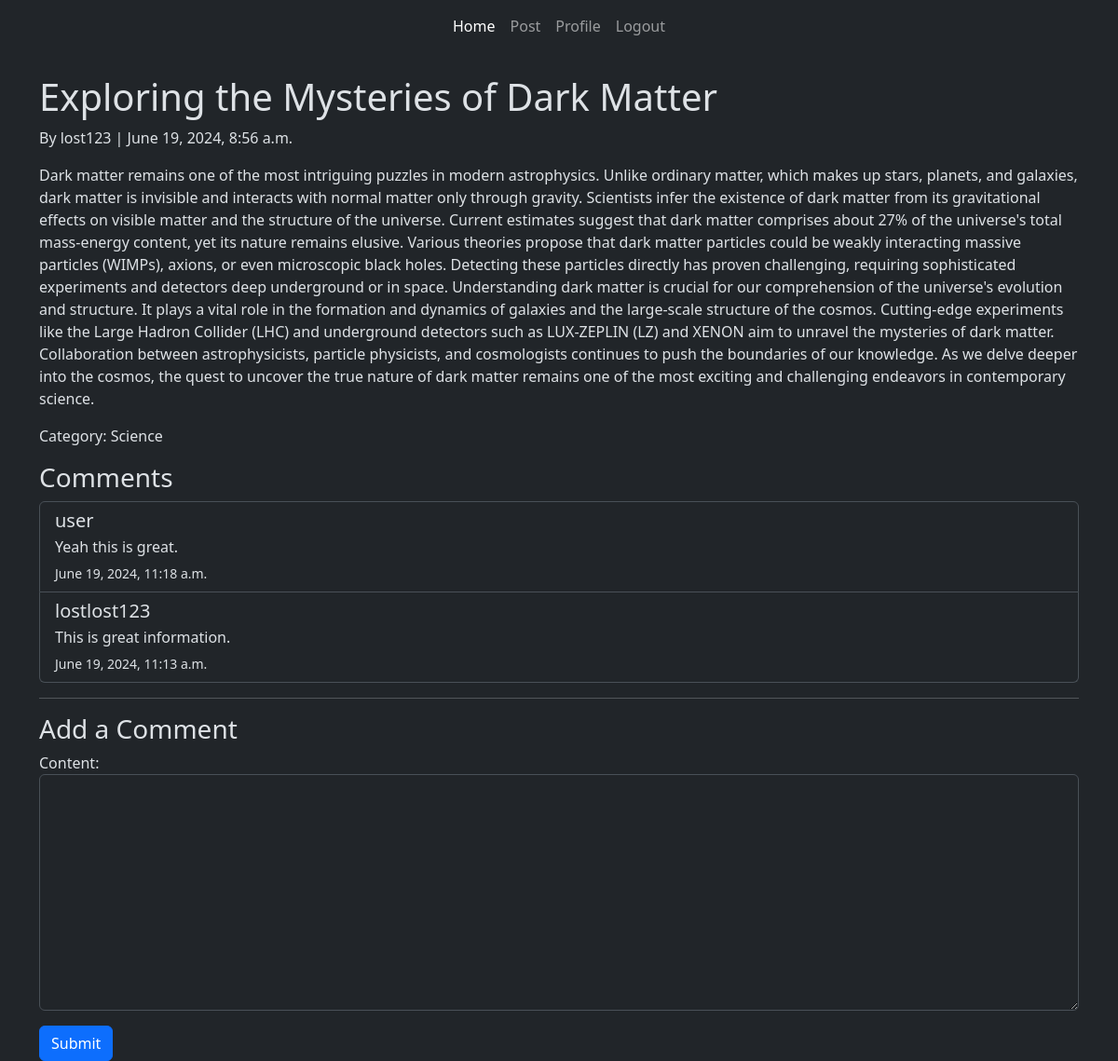
The app's page /post/the-crispr-revolution-editing-the-code-of-life/ (signed in) with its own data.
### mainapp/models.py (models this page shows, shortened)
class Post(models.Model):
    title = models.CharField(max_length=200)
    content = models.TextField()
    author = models.ForeignKey(User, on_delete=models.CASCADE)
    created_at = models.DateTimeField(auto_now_add=True)
    updated_at = models.DateTimeField(auto_now=True)
    slug = models.SlugField(max_length=200, unique=True, blank=True)
    published = models.BooleanField(default=False)
    category = models.ForeignKey(Category, on_delete=models.SET_NULL, null=True, blank=True)

class Category(models.Model):
    name = models.CharField(max_length=100)

class Comment(models.Model):
    post = models.ForeignKey(Post, related_name='comments', on_delete=models.CASCADE)
    author = models.ForeignKey(User, on_delete=models.CASCADE)
    content = models.TextField()
    created_at = models.DateTimeField(default=timezone.now)
    class Meta:
        ordering = ['-created_at']

### mainapp/views.py (the view)
# urls.py: path('post/<slug:slug>/', views.post_detail, name='post_detail'),
@login_required(login_url='login')
def post_detail(request, slug):
    post = get_object_or_404(Post, slug=slug)
    comments = post.comments.all()
    new_comment = None
    if request.method == "POST":
        comment_form = CommentForm(request.POST)
        if comment_form.is_valid():
            new_comment = comment_form.save(commit=False)
            new_comment.author = request.user
            new_comment.post = post
            new_comment.save()
            return redirect('post_detail', slug=slug)
    else:
        comment_form = CommentForm()
    return render(request, 'mainapp/post_detail.html', {
        'post': post,
        'comments':comments,
        'comment_form':comment_form,
        })

### mainapp/forms.py
class CommentForm(forms.ModelForm):
    class Meta:
        model = Comment
        fields = ['content',]
        widgets = {
            'content': forms.Textarea(attrs={'class': 'form-control'}),
        }

### mainapp/templates/mainapp/post_detail.html (shortened to what this page needs)
<!DOCTYPE html>
<html lang="en" data-bs-theme="dark">
<head>
    <link href="https://cdn.jsdelivr.net/npm/bootstrap@5.3.3/dist/css/bootstrap.min.css" rel="stylesheet" />
</head>
<body>
    {% include 'includes/nav.html' %}
    <div class="container" id="main-container">
        <h1>{{ post.title }}</h1>
        <p>By {{ post.author.username }} | {{ post.created_at }}</p>
        <p>{{ post.content }}</p>
        <p>Category: {{ post.category.name }}</p>
        <h3>Comments</h3>
        {% if comments %}
            <div class="list-group">
                {% for comment in comments %}
                    <div class="list-group-item">
                        <h5 class="mb-1">{{ comment.author.username }}</h5>
                        <p class="mb-1">{{ comment.content }}</p>
                        <small>{{ comment.created_at }}</small>
                    </div>
                {% endfor %}
            </div>
        {% else %}
            <p>No comments yet.</p>
        {% endif %}
        <hr>
        <h3>Add a Comment</h3>
        <form action="" method="POST">
            {{ comment_form.as_p }}
            <button class="btn btn-primary" type="submit">Submit</button>
        </form>
    </div>
</body>
</html>

### mainapp/templates/mainapp/post_detail.html (style rules this page uses)
#main-container { margin-top: 80px; }

### records on screen
Post: title "Exploring the Mysteries of Dark Matter", author.username "lost123", created_at "June 19, 2024, 8:56 a.m.", content "Dark matter remains one of the most intriguing puzzles in modern astrophysics. Unlike ordinary matter, which makes up stars, planets, and galaxies, dark matter is invisible and interacts with normal matter only through gravity. Scientists infer the existence of dark matter from its gravitational effects on visible matter and the structure of the universe. Current estimates suggest that dark matter comprises about 27% of the universe's total mass-energy content, yet its nature remains elusive. Various theories propose that dark matter particles could be weakly interacting massive particles (WIMPs), axions, or even microscopic black holes. Detecting these particles directly has proven…", category.name "Science"
Comment: author.username "user", content "Yeah this is great.", created_at "June 19, 2024, 11:18 a.m."
Comment: author.username "lostlost123", content "This is great information.", created_at "June 19, 2024, 11:13 a.m."
